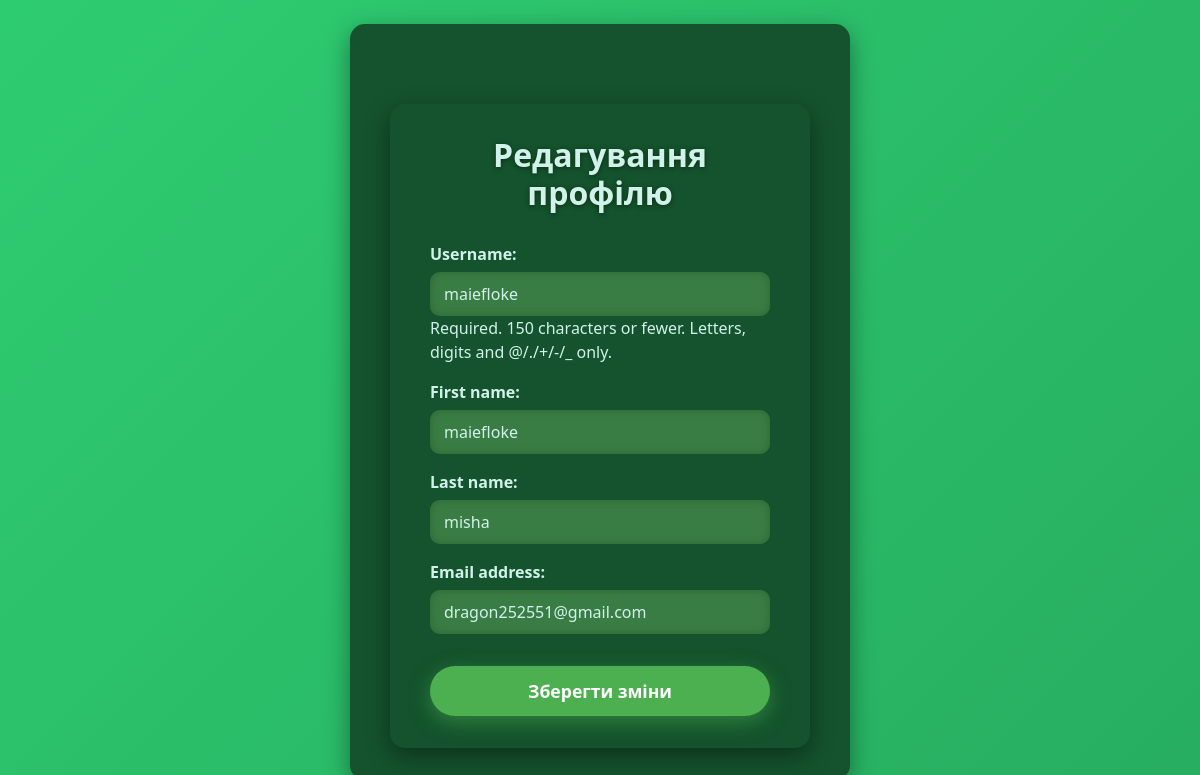
Page /accounts/edit_profile/ (signed in) on the committed database.
### accounts/models.py (models this page shows, shortened)
class CustomUser(AbstractUser):
    email = models.EmailField(unique=True)
    is_admin = models.BooleanField(default=False)

### accounts/views.py (the view)
# urls.py: path('edit_profile/', views.profile_update, name='edit_profile')
@login_required
def profile_update(request):
    if request.method == 'POST':
        form = UserUpdateForm(request.POST, instance=request.user)
        if form.is_valid():
            form.save()
            messages.success(request, 'Профіль оновлено успішно!')
            return redirect('profile')
        else:
            messages.error(request, 'Помилка у формі. Перевірте введені дані.')
    else:
        form = UserUpdateForm(instance=request.user)
    return render(request, 'accounts/profile_update.html', {'form': form})

### accounts/forms.py
class UserUpdateForm(forms.ModelForm):
    class Meta:
        model = User
        fields = ['username', 'first_name', 'last_name', 'email']

### templates/accounts/profile_update.html (shortened to what this page needs)
{% extends 'base.html' %}
{% block content %}
<div class="container">
  <h2>Редагування профілю</h2>
  <form method="POST">
    {{ form.as_p }}
    <button type="submit" class="btn btn-primary">Зберегти зміни</button>
  </form>
</div>
{% endblock %}

### templates/accounts/profile_update.html (style rules this page uses)
body { background: linear-gradient(135deg, #2ecc71, #27ae60); font-family: 'Segoe UI', Tahoma, Geneva, Verdana, sans-serif; color: #e6f4ea; }
.container { max-width: 500px; background-color: #14532d; padding: 2rem 2.5rem; border-radius: 15px; box-shadow: 0 8px 25px rgba(0, 0, 0, 0.4); margin-top: 3rem; color: #d1f2eb; }
h2 { font-weight: 700; margin-bottom: 1.8rem; text-align: center; text-shadow: 0 1px 5px #0d2d12; }
form label { font-weight: 600; margin-top: 1rem; display: block; }
form input, form select { width: 100%; padding: 10px 14px; margin-top: 6px; border-radius: 10px; border: none; background-color: #3a7d44; color: #d1f2eb; font-size: 1rem; box-shadow: inset 0 0 8px #2c6533; transition: background-color 0.3s ease; }
button.btn-primary { display: block; width: 100%; margin-top: 2rem; padding: 12px; background-color: #4caf50; border: none; border-radius: 50px; font-weight: 700; font-size: 1.1rem; color: white; cursor: pointer; box-shadow: 0 6px 20px #4caf5080; transition: background-color 0.3s ease, transform 0.2s ease; }

### rows in the picture
CustomUser: username "maiefloke", first_name "maiefloke", last_name "misha", email "dragon252551@gmail.com"
